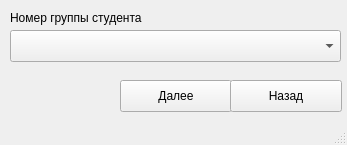
<?xml version="1.0" encoding="UTF-8"?>
<ui version="4.0">
 <class>MainWindow</class>
 <widget class="QMainWindow" name="MainWindow">
  <property name="geometry">
   <rect>
    <x>0</x>
    <y>0</y>
    <width>347</width>
    <height>145</height>
   </rect>
  </property>
  <property name="windowTitle">
   <string>Выберите группу студента</string>
  </property>
  <widget class="QWidget" name="centralwidget">
   <widget class="QPushButton" name="pushButton">
    <property name="geometry">
     <rect>
      <x>120</x>
      <y>80</y>
      <width>112</width>
      <height>32</height>
     </rect>
    </property>
    <property name="text">
     <string>Далее</string>
    </property>
   </widget>
   <widget class="QPushButton" name="pushButton_2">
    <property name="geometry">
     <rect>
      <x>230</x>
      <y>80</y>
      <width>112</width>
      <height>32</height>
     </rect>
    </property>
    <property name="text">
     <string>Назад</string>
    </property>
   </widget>
   <widget class="QComboBox" name="comboBox">
    <property name="geometry">
     <rect>
      <x>10</x>
      <y>30</y>
      <width>331</width>
      <height>32</height>
     </rect>
    </property>
   </widget>
   <widget class="QLabel" name="label">
    <property name="geometry">
     <rect>
      <x>10</x>
      <y>10</y>
      <width>241</width>
      <height>16</height>
     </rect>
    </property>
    <property name="text">
     <string>Номер группы студента</string>
    </property>
   </widget>
  </widget>
  <widget class="QStatusBar" name="statusbar"/>
 </widget>
 <resources/>
 <connections/>
</ui>
